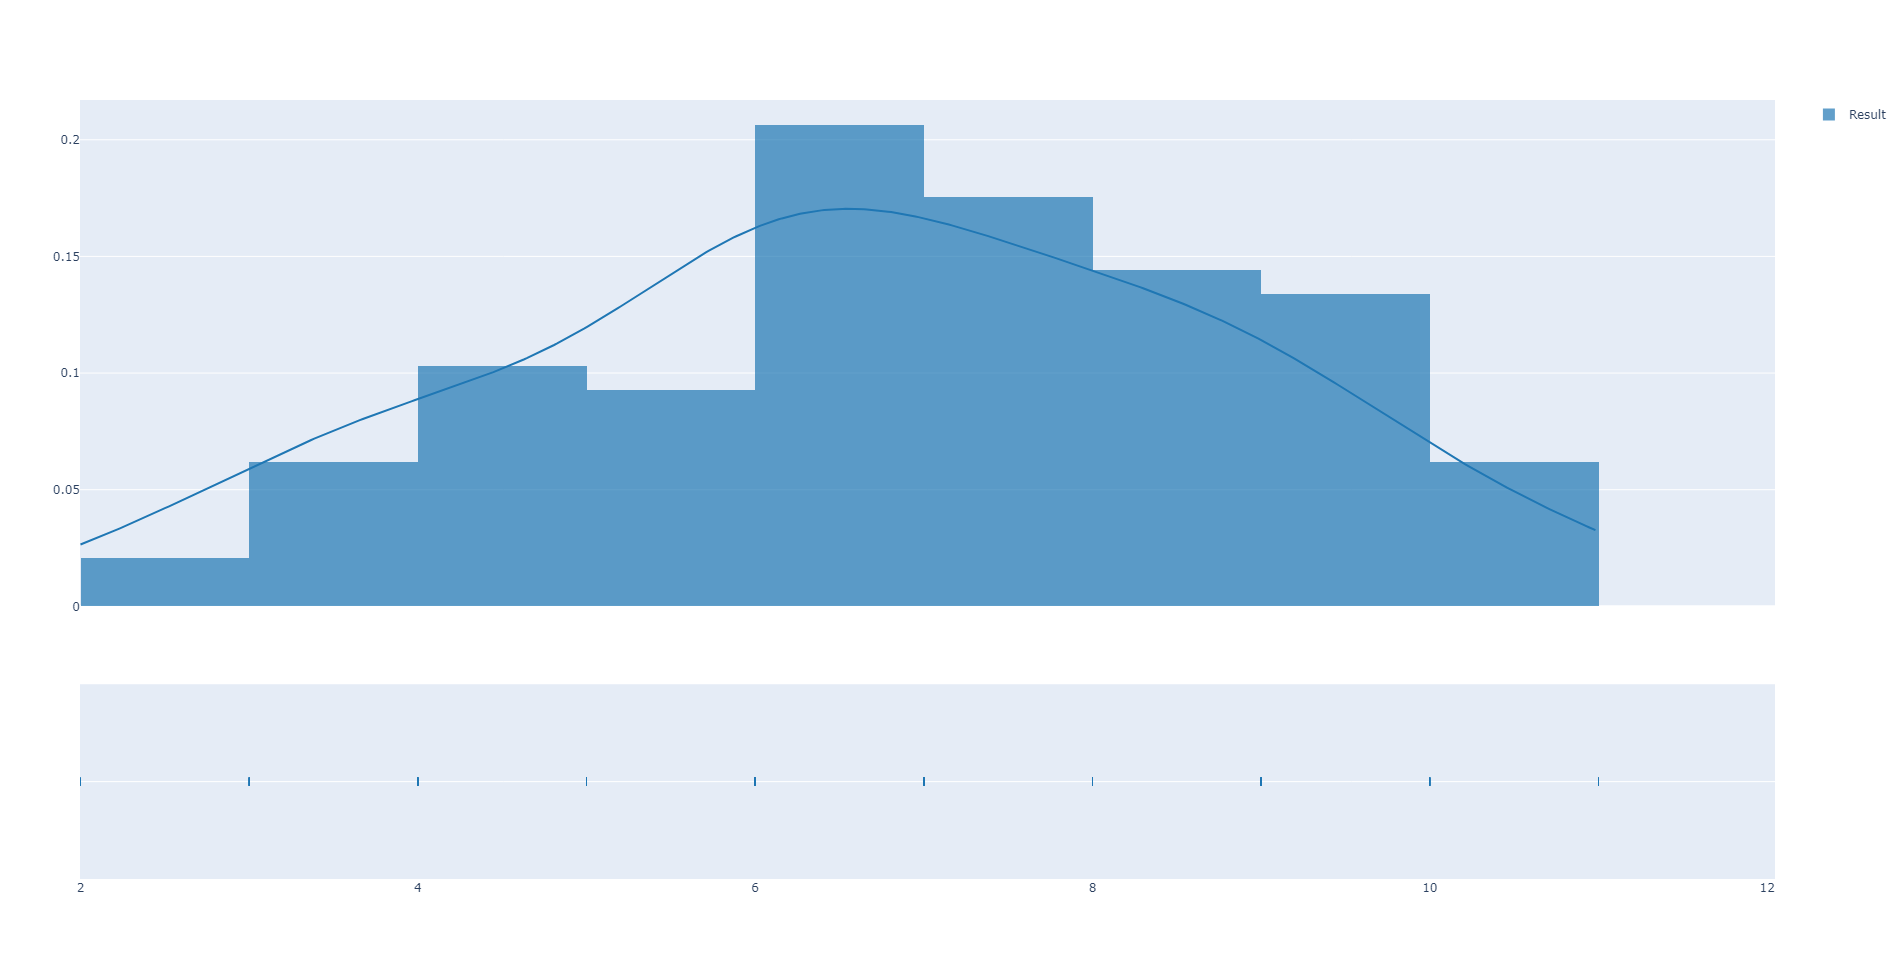

Reproduce this figure in Python.
import random
import plotly.express as px
import plotly.figure_factory as ff

count = []
dice_result = []

for i in range(0, 100):
    dice1 = random.randint(1, 6)
    dice2 = random.randint(1, 6)
    dice_result.append(dice1 + dice2)
    count.append(i)

# fig = px.bar(x = dice_result, y = count)
fig = ff.create_distplot([dice_result], ["Result"])
fig.show()
